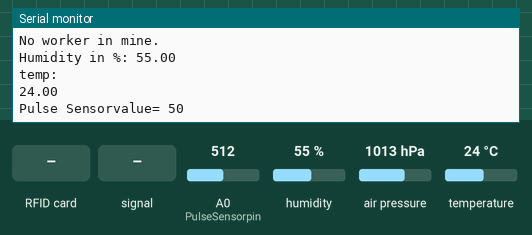
The sketch below on a simulated Arduino Uno, built with avr-gcc and run on an emulated ATmega328P. Shown: the last lines printed to the serial monitor. Inputs (shaded band) come from the test bench; at power-on: air pressure 1013 hPa, humidity 55 %, A0 (PulseSensorpin) = 512, temperature 24 °C.

Above: at 2.2 s.
2.3 s: air pressure set to 1000 hPa
At 3.9 s:
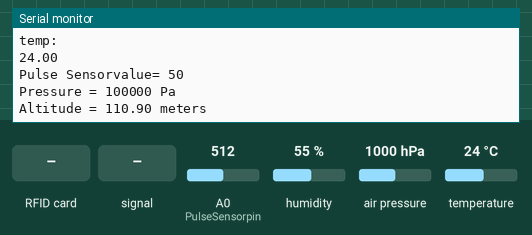
6.6 s: RFID card 5E 7A 19 C4 held to the reader
12.6 s: A0 (PulseSensorpin) fed a 200 Hz sine of ±81 counts around its level
16.9 s: humidity set to 22 %
At 19.2 s:
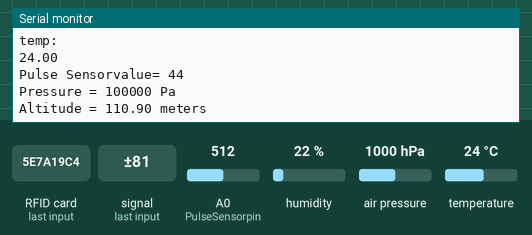
21.2 s: A0 (PulseSensorpin) set to 716
At 22.1 s:
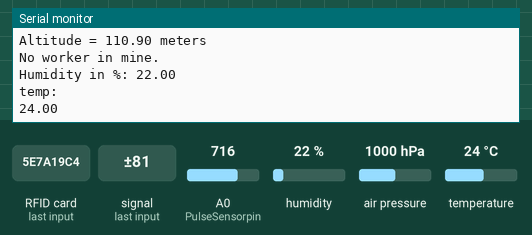
25.5 s: RFID card 5E 7A 19 C4 held to the reader
Timing chart, 0 to 28.5 s (numbered marks = the images above; inputs shaded):
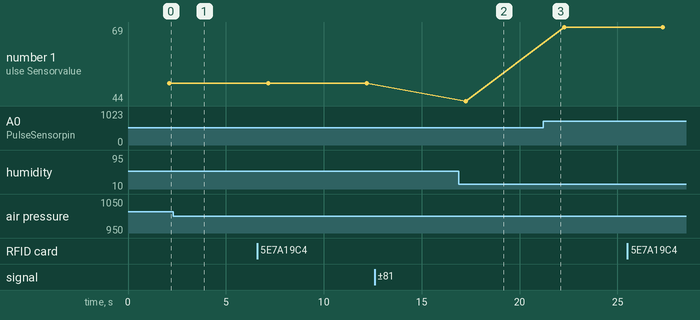

Measured:
- after the input at 2.3 s, the serial monitor: prints a new line after 0.80 s (image 1)
- plotted number 1: 44 → 69 after the input at 21.2 s

The sketch:

miner_gear_sensors.ino
```cpp
#include <SPI.h>
#include <MFRC522.h>

#include "DHT.h"

#define DHTPIN 6 // DHT11 connected to pin 6
#define DHTTYPE DHT11
DHT dht(DHTPIN, DHTTYPE);

//#define MQ2pin (3)// MQ2 connected to pin 3
//float gassensorValue;

long pulval;
int PulseSensorpin = A0; //Pulse sensor connected to pin A0v

#include <Wire.h>
#include <Adafruit_BMP085.h>
#define seaLevelPressure_hPa 1013.25

Adafruit_BMP085 bmp;


#define SS_PIN 10
#define RST_PIN 9
MFRC522 rfid1(SS_PIN, RST_PIN);// Create MFRC522 instance.

void setup()
{
  Serial.begin(9600);

  SPI.begin();      // Initiate  SPI bus
  rfid1.PCD_Init();   // Initiate MFRC522
  Serial.println("Approximate your card to the reader...");
  Serial.println();

  dht.begin();


  Serial.println();
//  Serial.println("Gas sensor warming up!");
//  pinMode(2, OUTPUT);

  if (!bmp.begin()) {
  Serial.println("Could not find a valid BMP085 sensor, check wiring!");
  while (1) {}
  }

  delay(1000);
}

void ser()
{
  // Look for new cards
  if ( ! rfid1.PICC_IsNewCardPresent())
  {
    Serial.println("No worker in mine.");
    return;
  }
   //Select one of the cards
  if ( ! rfid1.PICC_ReadCardSerial())
  {
    Serial.println("Unable to read card. Possible unauthorized entry.");
    return;
  }
   //rfid1.PICC_ReadCardSerial();
  //Show UID on serial monitor
  Serial.print("UID tag :");
  String content= "";
  byte letter;
  for (byte i = 0; i < rfid1.uid.size; i++)
  {
     Serial.print(rfid1.uid.uidByte[i] < 0x10 ? " 0" : " ");
     Serial.print(rfid1.uid.uidByte[i], HEX);
     content.concat(String(rfid1.uid.uidByte[i] < 0x10 ? " 0" : " "));
     content.concat(String(rfid1.uid.uidByte[i], HEX));
  }
  Serial.println();
}

void loop()
{
   ser();
   //dht11
  float temp= dht.readTemperature();
  float hum = dht.readHumidity();
  Serial.print(F("Humidity in %: "));
  Serial.println(hum);
  Serial.println(F("temp: "));
  Serial.println(temp);
  delay(1000);

  //mq2
//  gassensorValue = analogRead(MQ2pin);
//  digitalWrite(2, LOW);
//  Serial.print("Gas Sensor Value: ");
//  Serial.print(gassensorValue);

//  if(gassensorValue > 1000)
//  {
//    Serial.println("Smoke detected!");
//    digitalWrite(2, HIGH);
//  }
//
//  Serial.println("");
//  delay(1000);

  //pulse
  pulval = analogRead(PulseSensorpin);
  Serial.print("Pulse Sensorvalue= ");
  long pulse = pulval*100/1023;
  Serial.println(pulse);
  delay(1000);

  //bmp180
//  Serial.print("Temperature = ");
//  float temp2 = bmp.readTemperature();
//  Serial.print(temp2);
//  Serial.println(" *C");

  Serial.print("Pressure = ");
  long pres = bmp.readPressure();
  Serial.print(pres);
  Serial.println(" Pa");

  Serial.print("Altitude = ");
  float alt = bmp.readAltitude(seaLevelPressure_hPa * 100);
  Serial.print(alt);
  Serial.println(" meters");

  Serial.println();

  delay(3000);
}
```
